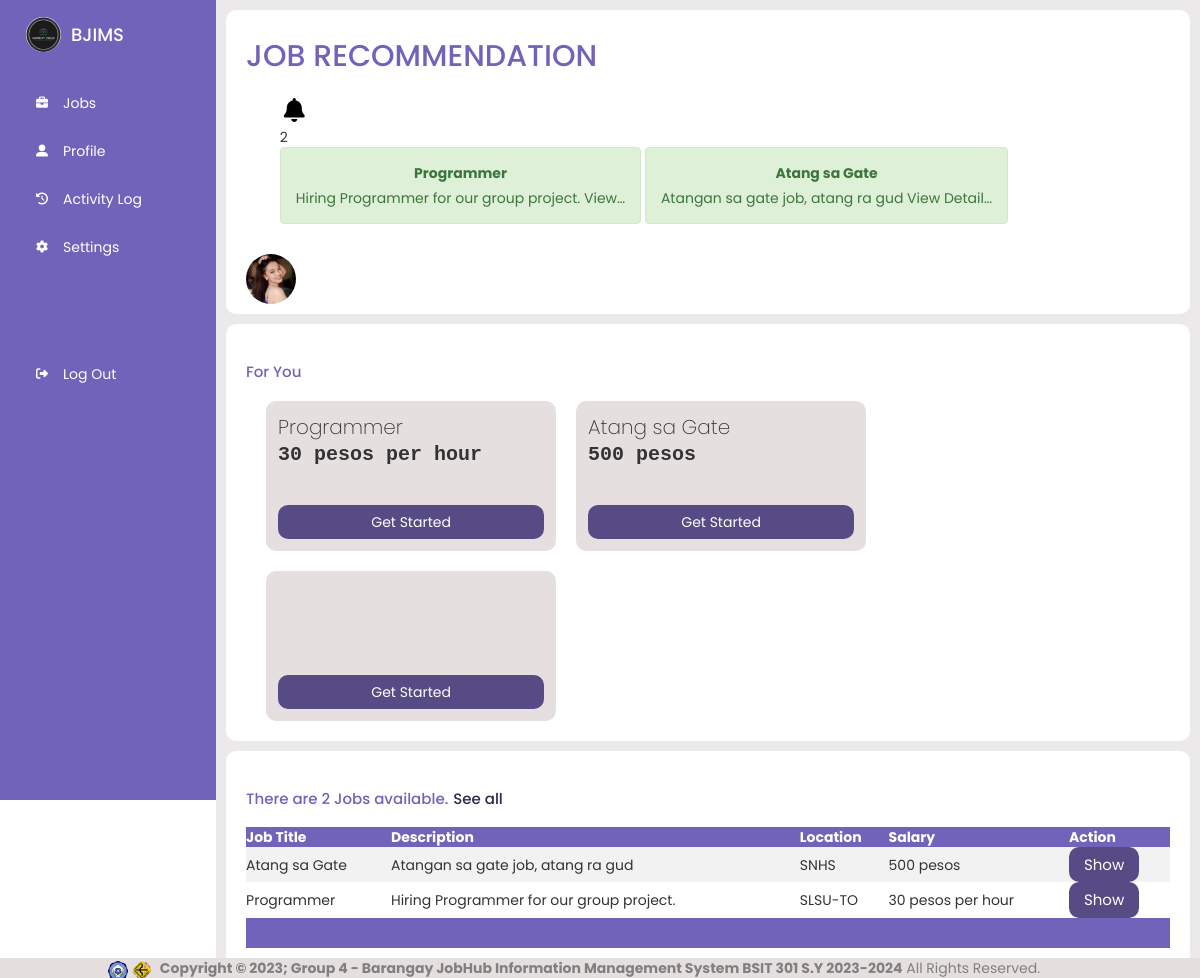
The app's page /jobseekers/jobseekers.php (signed in) with its own data.
### tables this page shows
CREATE TABLE `info` (
  `jobid` int(11) NOT NULL,
  `title` varchar(255) NOT NULL,
  `description` text NOT NULL,
  `location` varchar(255) DEFAULT NULL,
  `requirements` text DEFAULT NULL,
  `salary` varchar(50) DEFAULT NULL,
  `posteddate` date DEFAULT NULL,
  `employer_id` int(11) NOT NULL,
  `active` tinyint(1) DEFAULT 1
);

CREATE TABLE `jobseeker` (
  `id` int(100) NOT NULL,
  `name` varchar(100) DEFAULT NULL,
  `age` int(11) DEFAULT NULL,
  `address` varchar(100) DEFAULT NULL,
  `phone` varchar(100) DEFAULT NULL,
  `skills` varchar(100) DEFAULT NULL,
  `experience` varchar(100) DEFAULT NULL,
  `email` varchar(100) NOT NULL,
  `password` varchar(100) NOT NULL,
  `image` varchar(100) NOT NULL,
  `summary` varchar(255) DEFAULT NULL
);

### jobseekers/jobseekers.php (the view, shortened to what this page needs)
<?php
include '../connection.php';
$user_id = $_SESSION['user_id'];
$select = mysqli_query($conn, "SELECT * FROM `jobseeker` WHERE id = '$user_id'") or die('query failed');
if(mysqli_num_rows($select) > 0){
    $fetch = mysqli_fetch_assoc($select);
}
?>
<!DOCTYPE html>
<html lang="en">
    <head>
        <link rel="stylesheet" href="../css/style.css"/>
        <link rel="stylesheet" href="https://cdnjs.cloudflare.com/ajax/libs/font-awesome/6.4.0/css/all.min.css"/>
        <link rel="stylesheet" type="text/css" href="../employers/assets/css/bootstrap.min.css"/>
        <link href="https://cdn.datatables.net/1.10.25/css/dataTables.bootstrap.min.css" rel="stylesheet"/>
    </head>
    <body>
       <?php include("sidebar.php") ?>
        <div class="main--content">
            <div class="header--wrapper">
                <div class="header--title">
                    <h2>JOB RECOMMENDATION</h2>
                </div>
                <div class="user--info">
                    <div class="notification">
                        <div class="bell-container">
                            <div class="bell" onclick="toggleNotifi()">
                            <?php include("notif.php") ?>
                        </div>
                    </div>
                    <?php
                        if($fetch['image'] == ''){
                            echo '<img src="../images/default-avatar.png">';
                        }else{
                            echo '<img src="../uploaded_img/'.$fetch['image'].'">';
                        }
                    ?>
                </div>
            </div></div>
        </div>
            <div class="card--container">
                <h1 class="main--title">For You</h1>
                <div class="card-wrapper">
                    <div class="payment--card">
                        <div class="card--header">
                            <div class="amount">
                            <?php
                                require_once "../connection.php";
                                $sql = mysqli_query($conn, "SELECT * FROM info WHERE jobid=1");
                                $row = mysqli_num_rows($sql);
                                if($row > 0) {
                                    while($row = mysqli_fetch_array($sql)) {
                            ?>
                            <span class="title"><?php echo $row['title'];?></span>
                                <span class="amount-value"><?php echo $row['salary'];?></span>
                            <?php
                                }}
                            ?>
                            </div>
                        </div>
                        <a href="viewjobs.php?profid=1"><button style="width: 100%;">Get Started</button></a>
                    </div>
                    <div class="payment--card">
                        <div class="card--header">
                            <div class="amount">
                            <?php
                                require_once "../connection.php";
                                $sql = mysqli_query($conn, "SELECT * FROM info WHERE jobid=2");
                                $row = mysqli_num_rows($sql);
                                if($row > 0) {
                                    while($row = mysqli_fetch_array($sql)) {
                            ?>
                            <span class="title"><?php echo $row['title'];?></span>
                                <span class="amount-value"><?php echo $row['salary'];?></span>
                            <?php
                                }}
                            ?>
                            </div>
                        </div>
                        <a href="viewjobs.php?profid=2"><button style="width: 100%;">Get Started</button></a>
                    </div>
                    <div class="payment--card">
                            <?php
                                require_once "../connection.php";
                            ?>
                        <a href="viewjobs.php?profid=3"><button style="width: 100%;">Get Started</button></a>
                    </div>
                </div>
            </div>
            <div class="tabular--wrapper">
                <h3 class="main--title">There are <?php
                                    $dash_jobs_query = "SELECT * FROM info";
                                    $dash_jobs_query_run = mysqli_query($conn, $dash_jobs_query);
                                    if($jobs_total = mysqli_num_rows($dash_jobs_query_run)){
                                        echo ''.$jobs_total.'';
                                    }else{
                                        echo 'No Record!';
                                    }
                                ?> Jobs available.<a href="jobs.php" style="margin-left: 5px; color: rgb(45, 39, 73);">See all</a></h3>
                <div class="table-container">
                    <table>
                        <thead>
                            <th>Job Title</th>
                            <th>Description</th>
                            <th>Location</th>
                            <th>Salary</th>
                            <th>Action</th>
                        </thead>
                        <tbody id="myTable">
                            <?php
                                require_once "../connection.php";
                                $sql = mysqli_query($conn, "SELECT * FROM info ORDER BY jobid DESC");
                                $row = mysqli_num_rows($sql);
                                if($row > 0) {
                                    while($row = mysqli_fetch_array($sql)) {
                            ?>
                            <tr>
                                <td><?php echo $row['title'];?></td>
                                <td><?php echo $row['description'];?></td>
                                <td><?php echo $row['location'];?></td>
                                <td><?php echo $row['salary'];?></td>
                                <td><a href="viewjobs.php?profid=<?php echo htmlentities($row['jobid']);?>" style="font-size: 15px;"><button style="background: rgb(86, 75, 133);color: #fff;padding: 7px 15px;border-radius: 10px;cursor: pointer;">Show</button></a></td>
                            </tr>
                            <?php
                                }}
                            ?>
                        </tbody>
                        <tfoot>
                            <tr>
                                <td colspan="7"></td>
                            </tr>
                        </tfoot>
                    </table>
                </div>
            </div>
        <?php include("../footer/footer.php") ?>
    </body>
</html>

### jobseekers/notif.php (shortened to what this page needs)
<?php
include("../connection.php");
$find_notifications = "SELECT * FROM info WHERE active = 1";
$result = mysqli_query($conn, $find_notifications);
$count_active = '';
$notifications_data = array();
while($rows = mysqli_fetch_assoc($result)){
    $count_active = mysqli_num_rows($result);
    $notifications_data[] = array(
        "jobid" => $rows['jobid'],
        "title" => $rows['title'],
        "description" => $rows['description']
    );
}
?>
<!DOCTYPE html>
<html lang="en">
<head>
    <link rel="stylesheet" href="path/to/font-awesome/css/font-awesome.min.css">
</head>
<body>
<div id="notification-container">
<i class="fa fa-bell" id="over" data-value="<?php echo $count_active; ?>" style="font-size: 24px; color: black; margin: 0.5rem 0.4rem;"></i>
<?php if (!empty($count_active)) : ?>
    <div class="round" id="bell-count" data-value="<?php echo $count_active; ?>"><span><?php echo $count_active; ?></span></div>
    <div id="list">
        <?php foreach ($notifications_data as $list_rows) : ?>
            <button class="message alert alert-success" data-id="<?php echo $list_rows['jobid']; ?>" onclick="redirectToJob(this, '<?php echo $list_rows['jobid']; ?>')">
                <span class="notification-title"><?php echo $list_rows['title']; ?></span>
                <div class="msg">
                    <p><?php echo $list_rows['description']; ?></p><br>
                </div>
            </button>
        <?php endforeach; ?>
    </div>
<?php endif; ?>
</body>
</html>

### css/style.css (style rules this page uses)
* { margin: 0; padding: 0; border: none; outline: none; box-sizing: border-box; font-family: "Poppins", sans-serif; }
body { display: flex; }
img { display: block; width: 100%; }
.main--content { position: relative; background: #ebe9e9; width: 100%; padding: 1rem; }
.header--wrapper img { width: 50px; height: 50px; cursor: pointer; border-radius: 50%; }
.header--wrapper { display: flex; justify-content: space-between; align-items: center; flex-wrap: wrap; background: #fff; border-radius: 10px; padding: 10px 2rem; margin-bottom: 1rem; }
.header--title { color: rgba(113, 99, 186, 255); }
.notification { margin-right: 10px; border-radius: 50%; }
.user--info { display: flex; align-items: center; gap: 1rem; }
.card--container { background: #fff; padding: 2rem; border-radius: 10px; }
.card-wrapper { display: flex; flex-wrap: wrap; gap: 2rem; margin-left: 2rem; }
.main--title { color: rgba(113, 99, 186, 255); padding-bottom: 10px; font-size: 15px; }
.payment--card { background: rgb(229, 223, 223); border-radius: 10px; padding: 1.2rem; width: 290px; height: 150px; display: flex; flex-direction: column; justify-content: space-between; transition: all 0.5s ease-in-out; }
.payment--card button { background: rgb(86, 75, 133); color: #fff; padding: 7px 15px; border-radius: 10px; margin-top: 15px; cursor: pointer; }
.card--header { display: flex; justify-content: space-between; align-items: center; margin-bottom: 20px; }
.amount { display: flex; flex-direction: column; }
.amount span { font-size: 20px; }
.title { font-size: 12px; font-weight: 200; }
.amount-value { font-size: 15px; font-family: 'Courier New', Courier, monospace; font-weight: 600; }
.tabular--wrapper { background: #fff; margin-top: 1rem; border-radius: 10px; padding: 2rem; }
.table-container { width: 100%; }
table { width: 100%; border-collapse: collapse; border-radius: 20%; }
thead { background: rgba(113, 99, 186, 255); color: #fff; }
th { padding: 15px; text-align: left; }
tbody { background: #f2f2f2; }
td { padding: 15px; font-size: 14px; color: #333; }
tr:nth-child(even) { background: #fff; }
tfoot { background: rgba(113, 99, 186, 255); font-weight: bold; color: #fff; }
tfoot td { padding: 15px; }
.table-container button { color: green; background: none; cursor: pointer; }

### jobseekers/notif.php (style rules this page uses)
body { font-family: Arial, sans-serif; margin: 0; padding: 0; }
#notification-container { position: relative; display: inline-block; margin: 10px; }
.notification-title { font-weight: bold; }
.msg { margin-top: 5px; }

### records on screen
info: title "Programmer", salary "30 pesos per hour", description "Hiring Programmer for our group project.", location "SLSU-TO"
info: title "Atang sa Gate", salary "500 pesos", description "Atangan sa gate job, atang ra gud", location "SNHS"
jobseeker: image (picture)

### other values on screen
$count_active "2"
$jobs_total "2"
